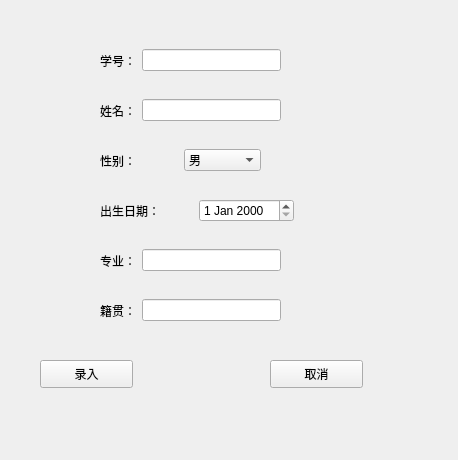
<?xml version="1.0" encoding="UTF-8"?>
<ui version="4.0">
 <class>Manager</class>
 <widget class="QWidget" name="Manager">
  <property name="geometry">
   <rect>
    <x>0</x>
    <y>0</y>
    <width>458</width>
    <height>460</height>
   </rect>
  </property>
  <property name="windowTitle">
   <string>Form</string>
  </property>
  <widget class="QWidget" name="horizontalLayoutWidget">
   <property name="geometry">
    <rect>
     <x>100</x>
     <y>40</y>
     <width>181</width>
     <height>41</height>
    </rect>
   </property>
   <layout class="QHBoxLayout" name="horizontalLayout">
    <item>
     <widget class="QLabel" name="label_sno">
      <property name="text">
       <string>学号：</string>
      </property>
     </widget>
    </item>
    <item>
     <widget class="QLineEdit" name="line_sno">
      <property name="tabletTracking">
       <bool>true</bool>
      </property>
      <property name="alignment">
       <set>Qt::AlignCenter</set>
      </property>
     </widget>
    </item>
   </layout>
  </widget>
  <widget class="QWidget" name="horizontalLayoutWidget_2">
   <property name="geometry">
    <rect>
     <x>100</x>
     <y>90</y>
     <width>181</width>
     <height>41</height>
    </rect>
   </property>
   <layout class="QHBoxLayout" name="horizontalLayout_2">
    <item>
     <widget class="QLabel" name="label_sname">
      <property name="text">
       <string>姓名：</string>
      </property>
     </widget>
    </item>
    <item>
     <widget class="QLineEdit" name="line_sname">
      <property name="alignment">
       <set>Qt::AlignCenter</set>
      </property>
     </widget>
    </item>
   </layout>
  </widget>
  <widget class="QWidget" name="horizontalLayoutWidget_3">
   <property name="geometry">
    <rect>
     <x>100</x>
     <y>140</y>
     <width>161</width>
     <height>41</height>
    </rect>
   </property>
   <layout class="QHBoxLayout" name="horizontalLayout_3">
    <item>
     <widget class="QLabel" name="label_sex">
      <property name="text">
       <string>性别：</string>
      </property>
     </widget>
    </item>
    <item>
     <widget class="QComboBox" name="comboBox_sex">
      <item>
       <property name="text">
        <string>男</string>
       </property>
      </item>
      <item>
       <property name="text">
        <string>女</string>
       </property>
      </item>
     </widget>
    </item>
   </layout>
  </widget>
  <widget class="QWidget" name="horizontalLayoutWidget_4">
   <property name="geometry">
    <rect>
     <x>100</x>
     <y>190</y>
     <width>194</width>
     <height>41</height>
    </rect>
   </property>
   <layout class="QHBoxLayout" name="horizontalLayout_4">
    <item>
     <widget class="QLabel" name="label_sage">
      <property name="text">
       <string>出生日期：</string>
      </property>
     </widget>
    </item>
    <item>
     <widget class="QDateEdit" name="birth_day"/>
    </item>
   </layout>
  </widget>
  <widget class="QWidget" name="horizontalLayoutWidget_5">
   <property name="geometry">
    <rect>
     <x>100</x>
     <y>240</y>
     <width>181</width>
     <height>41</height>
    </rect>
   </property>
   <layout class="QHBoxLayout" name="horizontalLayout_5">
    <item>
     <widget class="QLabel" name="label_sdepart">
      <property name="text">
       <string>专业：</string>
      </property>
     </widget>
    </item>
    <item>
     <widget class="QLineEdit" name="line_sdepart">
      <property name="alignment">
       <set>Qt::AlignCenter</set>
      </property>
     </widget>
    </item>
   </layout>
  </widget>
  <widget class="QWidget" name="horizontalLayoutWidget_6">
   <property name="geometry">
    <rect>
     <x>100</x>
     <y>290</y>
     <width>181</width>
     <height>41</height>
    </rect>
   </property>
   <layout class="QHBoxLayout" name="horizontalLayout_6">
    <item>
     <widget class="QLabel" name="label_saddr">
      <property name="text">
       <string>籍贯：</string>
      </property>
     </widget>
    </item>
    <item>
     <widget class="QLineEdit" name="line_saddr">
      <property name="alignment">
       <set>Qt::AlignCenter</set>
      </property>
     </widget>
    </item>
   </layout>
  </widget>
  <widget class="QPushButton" name="add_btn">
   <property name="geometry">
    <rect>
     <x>40</x>
     <y>360</y>
     <width>93</width>
     <height>28</height>
    </rect>
   </property>
   <property name="text">
    <string>录入</string>
   </property>
  </widget>
  <widget class="QPushButton" name="cancle_btn">
   <property name="geometry">
    <rect>
     <x>270</x>
     <y>360</y>
     <width>93</width>
     <height>28</height>
    </rect>
   </property>
   <property name="text">
    <string>取消</string>
   </property>
  </widget>
 </widget>
 <resources/>
 <connections/>
</ui>
